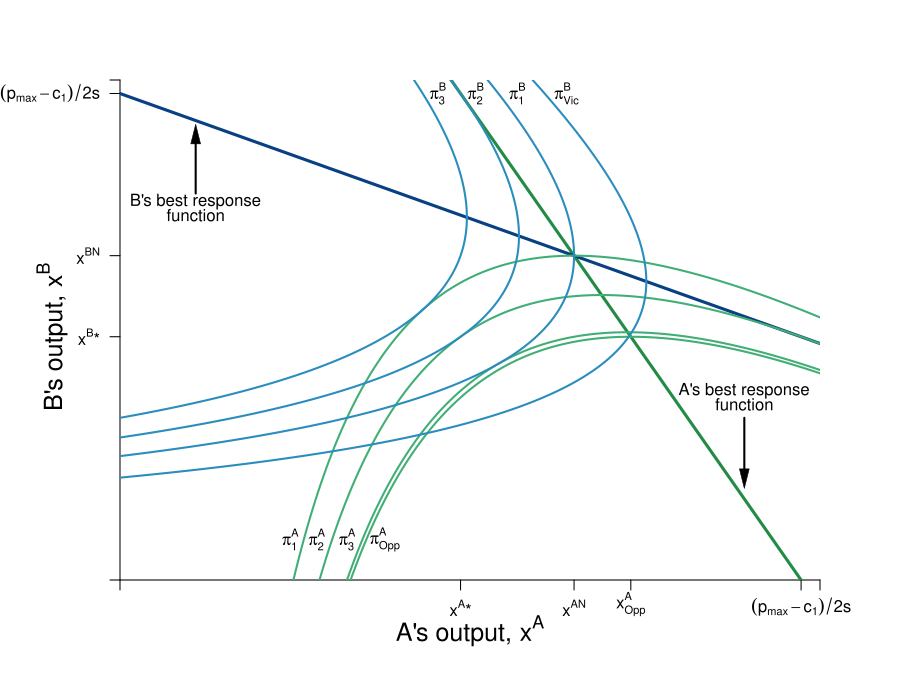

Source code (R):
#Graph Designer: Simon Halliday & Madeleine Wettach '20
#Authors: Bowles, Foley and Halliday
#Title: Microeconomics: Competition, Conflict and Coordination

require(shape)
pdf(file = "competitionmarkets/step_by_step_graphs_9/cournot_brfs_profits_step4.pdf", width = 9, height = 7)

#Set parameters for graphics
axislabelsize <- 1.5
graphlinewidth <- 3
segmentlinewidth <- 2

COL <- c("#7fc97f", "#beaed4", "#fdc086", "#ffff99", "#386cb0", "#f0027f", "#bf5b17", "#666666")
COLA <- c("#99d8c9","#66c2a4","#41ae76", "#238b45", "#005824")
COLB <- c("#4eb3d3", "#2b8cbe", "#0868ac","#084081")

par(mar =  c(6, 6, 4, 4))

piA <- function(xa, xb, s = 0.5, pmax = 20, c1 = 2) {
  (pmax - s*xb)*xa - s*(xa)^2 - c1*xa
}

piB <- function(xa, xb, s = 0.5, pmax = 20, c1 = 2) {
  (pmax - s*xa)*xb - s*(xb)^2 - c1*xb
}

brfB <- function(xa, s = 0.5, pmax = 20, c1 = 2) {
  (pmax - c1)/(2*s) - (1/2)*xa
}

brfA <- function(xa, s = 0.5, pmax = 20, c1 = 2) {
  (pmax - c1)/s - 2*xa
}

isoA <- function(xa, s = 0.5, pmax = 20, c1 = 2, piA = 72){
  -(c1*xa - pmax*xa + s*xa^2 + piA)/(s*xa)
}

isoB1 <- function(xa, s = 0.5, pmax = 20, c1 = 2, piB = 72){
  (-sqrt((c1 - pmax + s*xa)^2 - 4*piB*s) - c1 + pmax -s*xa)/(2*s)
}

isoB2 <- function(xa, s = 0.5, pmax = 20, c1 = 2, piB = 72){
  (sqrt((c1 - pmax + s*xa)^2 - 4*piB*s) - c1 + pmax -s*xa)/(2*s)
}


#Input into Wolfram Alpha: solve for x y = 1/b - (0.5*x)/(a*b) - u/(a*b*x)

#solve for y 72 = (p - s*y)*x - s*(x)^2 - c1*x 
#solve for y 72 = (p - s*x)*y - s*(y)^2 - c1*y

xlims <- c(0, 18.5)
ylims <- c(0, 18.5)

npts <- 501 
x <- seq(xlims[1], xlims[2], length.out = npts)
y <- seq(ylims[1], ylims[2], length.out = npts) 
a <- c(72, 81, 90, 91.125)
b <- c(61, 72, 81, 90)

plot(0, 0, xlim = xlims, ylim = ylims, type = "n",
     xlab = expression(paste("")),
     ylab = expression(paste("")), 
     xaxt = "n", 
     yaxt = "n", 
     cex.lab = axislabelsize, 
     bty = "n",
     xaxs="i", 
     yaxs="i")

# ticksy <- seq(from = 0, to = ylims[2], by = 2)
# ylabels <- seq(from = 0, to = ylims[2], by = 2)
# ticksx <- seq(from = 0, to = xlims[2], by = 2)
# xlabels <- seq(from = 0, to = xlims[2], by = 2)
ticksy <- c(0, 9, 12, 18, ylims[2])
ylabels <- c(NA, expression(paste(x^{B},"*")), expression(paste(x^{BN})), expression(paste((p[max] - c[1])/2*s)), NA)
ticksx <- c(0, 9, 12, 13.5, 18, xlims[2])
xlabels <- c(NA, expression(paste(x^{A},"*")), expression(paste(x^{AN})), expression(paste(x[Opp]^{A})), expression(paste( (p[max] - c[1])/2*s )), NA)


axis(1, at = ticksx, pos = 0, labels = xlabels)
axis(2, at = ticksy, pos = 0, labels = ylabels, las = 1)

npts <- 500 
xx1 <- seq(xlims[1], xlims[2], length.out = npts)

#Pareto-improving lens
##xpoly1 <- seq(from = 5.95, to = 12, length.out = 500)
##ypoly1 <- isoA(xpoly1)
##ypoly2 <- isoB1(xpoly1)
##polygon(x = c(xpoly1, rev(xpoly1)), y = c(ypoly1, rev(ypoly2)), col=COL[4], density=NULL, border = NA)

#A's Best Response Curve
lines(xx1, brfA(xx1, s = 0.5, pmax = 20, c1 = 2), col = COLA[4], lwd = graphlinewidth)
#B's Best Response Curve
lines(xx1, brfB(xx1, s = 0.5, pmax = 20, c1 = 2), col = COLB[4], lwd = graphlinewidth)

contour(y, x, 
        outer(x, y, piA),
        #labels = c("v1", "v2", "v3"),
        drawlabels = FALSE,
        col = COLA[3],
        #xlab = expression(paste("A's Apples, ", x)),
        #ylab = expression(paste("A's Oranges, ", y)),
        #cex.lab = axislabelsize,
        lwd = segmentlinewidth,
        levels = a, 
        xaxs="i", 
        yaxs="i", 
        add = TRUE) 

mtext(expression(paste("A's output, ", x^A)), side=1, line = 2.5, cex = axislabelsize)
text(-1.8, 9, expression(paste("B's output, ", x^B)), xpd = TRUE, cex = axislabelsize, srt = 90) 

#Add arrows:
#arrows(-0.8, 10, -0.8, 14, xpd = TRUE, length=0.1,angle=40,lwd=3)
#arrows(6.2, -1.7, 9, -1.7, xpd = TRUE, length=0.1,angle=40,lwd=3)


contour(x, y, 
        outer(x, y, piB),
        #labels = c("v1", "v2", "v3"),
        drawlabels = FALSE,
        col = COLB[2],
        #xlab = expression(paste("")),
        #ylab = expression(paste("")),
        lwd = segmentlinewidth,
        levels = b, 
        add = TRUE
        #xaxs="i", 
        #yaxs="i"
) 


#segments(4.11765, 6.17647, 5.88, 8.88, lty = 1, col = COL[2] , lwd = graphlinewidth)
# text(7.3, 3, expression("Pareto Efficient"))
# text(7.3, 2.4, expression("Curve"))
# Arrows(7.3, 3.5, 7.3, 6.1, col = "black", lty = 1, lwd = 2, arr.type = "triangle", arr.lwd = 0.5)

#Label the iso-welfare functions for the HG, Aisha
text(4.5, 1.5, expression(pi[1]^A))
text(5.2, 1.5, expression(pi[2]^A))
text(6, 1.5, expression(pi[3]^A))
text(7, 1.5, expression(pi[Opp]^A))
#text(6.6, 8.3, expression(u[4]^A))

#Label the indifference curves for the HG, Betty
text(11.8, 18, expression(pi[Vic]^B))
text(10.5, 18, expression(pi[1]^B))
text(9.4, 18, expression(pi[2]^B))
text(8.4, 18, expression(pi[3]^B))
#text(3.4, 6.9, expression(v[4]^B))

#Label Nash Equilibrium 
###segments(0, 12, 12, 12, lty = 2, col = "gray" , lwd = segmentlinewidth)
###segments(12, 0, 12, 12, lty = 2, col = "gray" , lwd = segmentlinewidth)
###points(12, 12, pch = 16, col = "black", cex = 1.5)
#text(14, 12.4, expression(paste("Nash Equilibrium")))
###text(11.5, 11.5, expression(paste("n")))

#Checking points
#points(5.95, 5.95, pch = 16, col = "black", cex = 1.5)
##segments(8, 10, 10, 8, lty = 1, col = COL[2] , lwd = graphlinewidth)


##text(9, 9.6, expression(paste("i")))
##segments(0, 9, 13.5, 9, lty = 2, col = "gray" , lwd = segmentlinewidth)
##segments(9, 0, 9, 9, lty = 2, col = "gray" , lwd = segmentlinewidth)
##segments(13.5, 0, 13.5, 9, lty = 2, col = "gray" , lwd = segmentlinewidth)
##points(9, 9, pch = 16, col = "black", cex = 1.5)
##points(13.5, 9, pch = 16, col = "black", cex = 1.5)
##text(13.45, 9.6, expression(paste("d")))


###points(10, 8, pch = 16, col = "black", cex = 1.5)
###text(10, 8.6, expression(paste("f")))
###points(8, 10, pch = 16, col = "black", cex = 1.5)
###text(8, 10.6, expression(paste("g")))


# #Annotate Pareto Efficient Curve and relevant points

# points(6, 8, pch = 16, col = "black", cex = 1.5)
# text(6, 8.5, expression(paste("g")))
# 
# points(8, 6, pch = 16, col = "black", cex = 1.5)
# text(7, 7.5, expression(paste("i")))
# 
# points(7, 7, pch = 16, col = "black", cex = 1.5)
# text(8, 6.5, expression(paste("f")))

#points(5.84, 8.77, pch = 16, col = "black", cex = 1.5)

#A's brf
text(2, 14, expression(paste("B's best response")))
text(2, 13.5, expression(paste("function")))
Arrows(2, 14.3, 2, 16.5, col = "black", lty = 1, lwd = 2, arr.type = "triangle", arr.lwd = 0.5)

#B's brf
text(16.5, 7, expression(paste("A's best response")))
text(16.5, 6.5, expression(paste("function")))
Arrows(16.5, 6, 16.5, 3.75, col = "black", lty = 1, lwd = 2, arr.type = "triangle", arr.lwd = 0.5)


dev.off()
